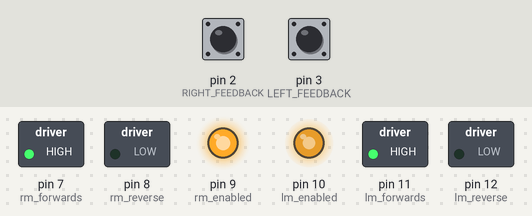
Bench run of a sketch on a simulated Arduino Uno, built with avr-gcc and run on an emulated ATmega328P. On the bench: switched loads named in the sketch (green lamp = pin HIGH), output pins drawn as LEDs (lit = HIGH). Inputs (shaded band) come from the test bench; at power-on: pin 2 (RIGHT_FEEDBACK) LOW, pin 3 (LEFT_FEEDBACK) LOW. What the sketch prints to the serial monitor is not drawn. At 10.0 s the program stops and its outputs stay as they are.

Above: at 1.2 s.
1.3 s: pin 2 (RIGHT_FEEDBACK) pulled HIGH for 0.15 s
At 1.78 s:
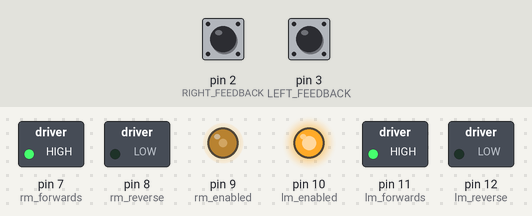
4.3 s: pin 3 (LEFT_FEEDBACK) pulled HIGH for 0.15 s
At 10.5 s:
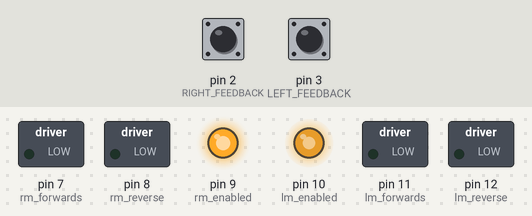
Timing chart, 0 to 11.5 s (numbered marks = the images above; inputs shaded):
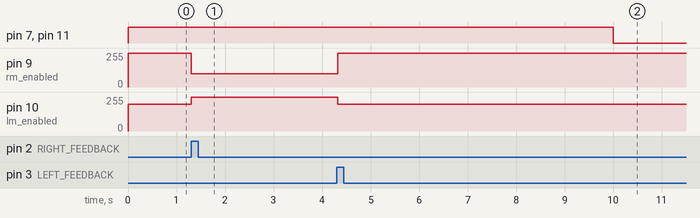

The sketch:

story5.ino
```cpp
int rm_enabled = 9;//ENB
int lm_enabled = 10;//ENA
int rm_reverse = 8; //IN3
int lm_forwards = 11;//IN2
int rm_forwards = 7; //IN4
int lm_reverse = 12; //IN1

const int RIGHT_FEEDBACK = 2;
const int LEFT_FEEDBACK = 3;

volatile int leftcounter = 0;
volatile int rightcounter = 0;

int l_speed = 0;
int r_speed = 0;


void setup() {
  Serial.begin(115200);

  pinMode(rm_enabled, OUTPUT);
  pinMode(lm_enabled, OUTPUT);

  pinMode(rm_reverse, OUTPUT);
  pinMode(lm_forwards, OUTPUT);

  pinMode(rm_forwards, OUTPUT);
  pinMode(lm_reverse, OUTPUT);

  attachInterrupt(digitalPinToInterrupt(LEFT_FEEDBACK), LeftMotorISR, RISING);
  attachInterrupt(digitalPinToInterrupt(RIGHT_FEEDBACK), RightMotorISR, RISING);

  enabled(true);


}

void forward(bool input) { //fowards on/off
  if (input == true){
   digitalWrite(lm_forwards, HIGH);
   digitalWrite(rm_forwards, HIGH);
  }else{
  digitalWrite(lm_forwards, LOW);
  digitalWrite(rm_forwards, LOW);
  }
}

void enabled(bool input) { //enables both motors at high or low
  if (input == true){
   analogWrite(lm_enabled, 200);
   analogWrite(rm_enabled, 255);
  }else{
  digitalWrite(lm_enabled, LOW);
  digitalWrite(rm_enabled, LOW);
  }
}

void reverse(bool input) { //reverse on/off
  if (input == true){
   digitalWrite(lm_reverse, HIGH);
   digitalWrite(rm_reverse, HIGH);
  }else{
  digitalWrite(lm_reverse, LOW);
  digitalWrite(rm_reverse, LOW);
  }
}

void go() {  //the logic for the given problem/story
  enabled(true);
  forward(true);

  //Compensate for right-drift when correcting the rover

   if(leftcounter > rightcounter) {
     turn(50, 100, 255); // turn left
     digitalWrite(LED_BUILTIN, HIGH);
   }else if (rightcounter > leftcounter) {
     turn(50, 255, 100); //turn right
     digitalWrite(LED_BUILTIN, HIGH);
  } else {
    digitalWrite(LED_BUILTIN, LOW);
  }

}

void debugCounters() //outputs the numbers stored under each counter
{
  Serial.print("Left ctr: ");
  Serial.print(leftcounter);

  Serial.print(" - Right ctr: ");
  Serial.println(rightcounter);
}

void left(int D, int LS){
  analogWrite(lm_enabled, 80);
  analogWrite(rm_enabled, 255);
  forward(true);
  delay(D);
  enabled(true);
}

void right(int D){
  analogWrite(rm_enabled, 80);
  analogWrite(lm_enabled, 255);
  forward(true);
  delay(D);
  enabled(true);
}

void turn(int D,int l_speed,int r_speed){
  analogWrite(rm_enabled, r_speed);
  analogWrite(lm_enabled, l_speed);
  forward(true);
  delay(D);
  enabled(true);

}

void loop() {
  debugCounters();

  go();
  if(millis() >= 10000)
  {
    Serial.println("Stopped");
    forward(false);
    exit(0);
  }

}

void LeftMotorISR() {
  leftcounter++;
}

void RightMotorISR(){
  rightcounter++;
}
```

Measured:
- after the input at 1.3 s, pin 9 (rm_enabled): 255/255 → 100/255 at once; pin 10 (lm_enabled): 200/255 → 255/255 at once
- after the input at 4.3 s, pin 9 (rm_enabled): 100/255 → 255/255 after 0.03 s instead of 5.7 s; pin 10 (lm_enabled): 255/255 → 200/255 after 0.03 s instead of 5.7 s
